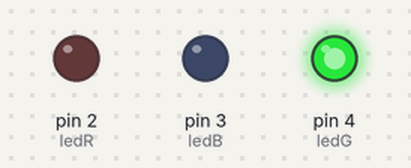
Simulated run of this sketch. Board: Arduino Uno, built with avr-gcc and run on an emulated ATmega328P. Parts: output pins drawn as LEDs (lit = HIGH).

Above: at 0.3 s.
At 3.7 s:
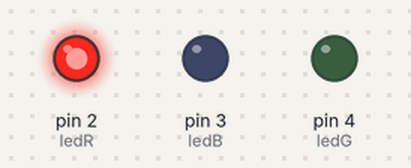
Timing chart, 0 to 6.0 s (numbered marks = the images above):
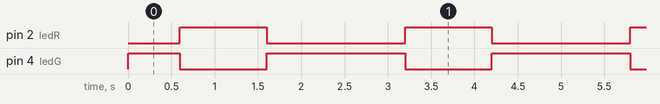

The sketch:

led_class.ino
```cpp
#define ledR 2
#define ledG 4
#define ledB 3
#define btn 7
#define max_color 3

int btnClicked = 0;
int btnFree = 0;
int circle = 0;

void red() {
  digitalWrite(ledR, HIGH);
  digitalWrite(ledG, LOW);
  digitalWrite(ledB, LOW);
}

void green() {
  digitalWrite(ledR, LOW);
  digitalWrite(ledG, HIGH);
  digitalWrite(ledB, LOW);
}

void blue() {
  digitalWrite(ledR, LOW);
  digitalWrite(ledG, LOW);
  digitalWrite(ledB, HIGH);
}

void changeLed() {
  if (circle == 0) {
    red();
  } else if(circle == 1) {
    green();
  } else if(circle == 2) {
    blue();
  }
  circle++;
  if (circle > max_color - 1) {
    circle = 0;
  }
}

void checkBtn() {
  if (digitalRead(btn) == HIGH) {
    btnClicked = 1;
    btnFree = 0;
  } else {
    btnFree = 1;
  }

  if ((btnClicked == 1) and (btnFree == 1)) {
    btnClicked = 0;
    btnFree = 0;
  }
}

void setup() {
  pinMode(ledR, OUTPUT);
  pinMode(ledG, OUTPUT);
  pinMode(ledB, OUTPUT);
  pinMode(btn, INPUT);
}

void loop() {
  green();
  delay(600);
  red();
  delay(1000);
  blue();
    green();
  delay(1000);
 // checkBtn();
}
```

Measured:
- by itself, pin 2 (ledR): alternates HIGH for 1.0 s and LOW for 1.6 s
- by itself, pin 4 (ledG): repeats every 2.6 s: LOW 1.0 s, HIGH 1.6 s
